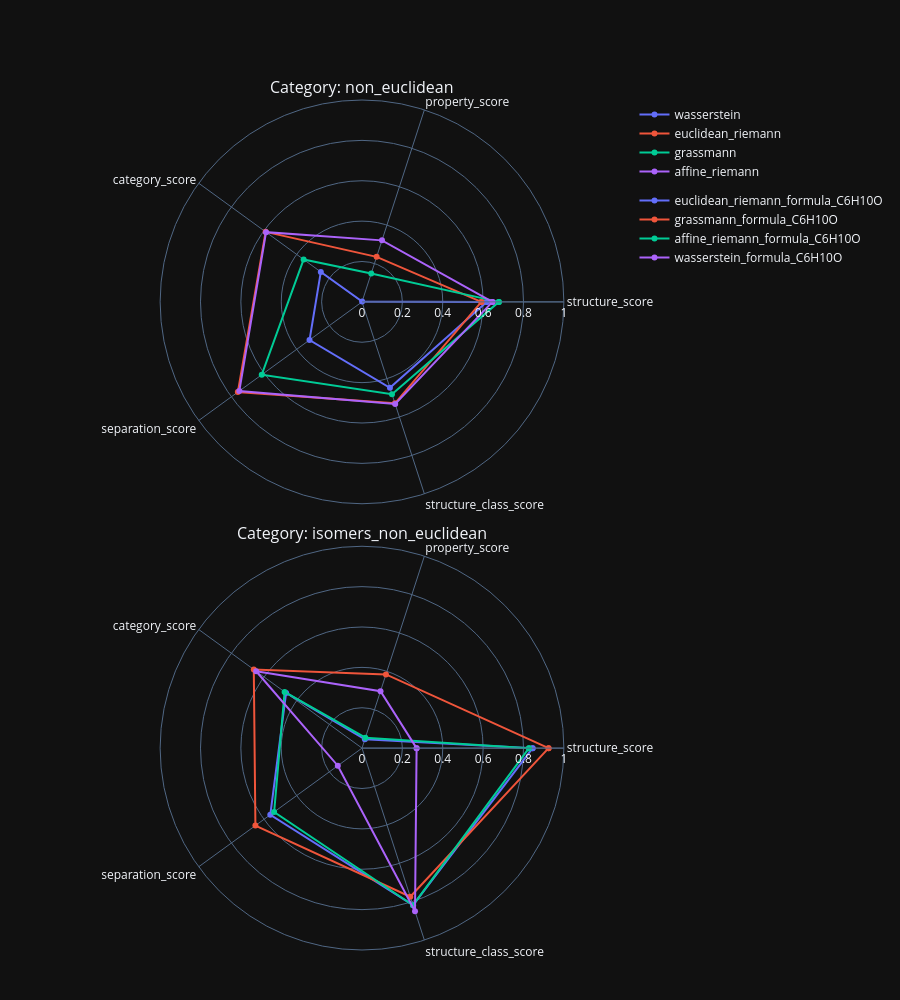

This figure's notebook cell:
### Code cell
plot_all_categories(report_data, categories = ['non_euclidean', 'isomers_non_euclidean'])

### Figure 1 — Plotly figure (JSON) as saved in the notebook; plotly's stock layout.template omitted (floating-point values rounded to 4 significant figures)
{"data": [{"legendgroup": "non_euclidean", "line": {"color": "#636EFA"}, "name": "wasserstein", "r": [0.6175, 0.002145, 0.2522, 0.3213, 0.4477, 0.6175], "subplot": "polar", "theta": ["structure_score", "property_score", "category_score", "separation_score", "structure_class_score", "structure_score"], "type": "scatterpolar"}, {"legendgroup": "non_euclidean", "line": {"color": "#EF553B"}, "name": "euclidean_riemann", "r": [0.5915, 0.2345, 0.5902, 0.7603, 0.5283, 0.5915], "subplot": "polar", "theta": ["structure_score", "property_score", "category_score", "separation_score", "structure_class_score", "structure_score"], "type": "scatterpolar"}, {"legendgroup": "non_euclidean", "line": {"color": "#00CC96"}, "name": "grassmann", "r": [0.6779, 0.1481, 0.3574, 0.6138, 0.4807, 0.6779], "subplot": "polar", "theta": ["structure_score", "property_score", "category_score", "separation_score", "structure_class_score", "structure_score"], "type": "scatterpolar"}, {"legendgroup": "non_euclidean", "line": {"color": "#AB63FA"}, "name": "affine_riemann", "r": [0.6461, 0.3203, 0.5874, 0.7513, 0.5322, 0.6461], "subplot": "polar", "theta": ["structure_score", "property_score", "category_score", "separation_score", "structure_class_score", "structure_score"], "type": "scatterpolar"}, {"legendgroup": "isomers_non_euclidean", "line": {"color": "#636EFA"}, "name": "euclidean_riemann_formula_C6H10O", "r": [0.8452, 0.04609, 0.4646, 0.5615, 0.8182, 0.8452], "subplot": "polar2", "theta": ["structure_score", "property_score", "category_score", "separation_score", "structure_class_score", "structure_score"], "type": "scatterpolar"}, {"legendgroup": "isomers_non_euclidean", "line": {"color": "#EF553B"}, "name": "grassmann_formula_C6H10O", "r": [0.9242, 0.384, 0.6626, 0.6526, 0.7737, 0.9242], "subplot": "polar2", "theta": ["structure_score", "property_score", "category_score", "separation_score", "structure_class_score", "structure_score"], "type": "scatterpolar"}, {"legendgroup": "isomers_non_euclidean", "line": {"color": "#00CC96"}, "name": "affine_riemann_formula_C6H10O", "r": [0.8272, 0.05443, 0.4739, 0.5379, 0.8182, 0.8272], "subplot": "polar2", "theta": ["structure_score", "property_score", "category_score", "separation_score", "structure_class_score", "structure_score"], "type": "scatterpolar"}, {"legendgroup": "isomers_non_euclidean", "line": {"color": "#AB63FA"}, "name": "wasserstein_formula_C6H10O", "r": [0.2704, 0.2968, 0.6481, 0.1482, 0.8497, 0.2704], "subplot": "polar2", "theta": ["structure_score", "property_score", "category_score", "separation_score", "structure_class_score", "structure_score"], "type": "scatterpolar"}], "layout": {"annotations": [{"font": {"size": 16}, "showarrow": false, "text": "Category: non_euclidean", "x": 0.5, "xanchor": "center", "xref": "paper", "y": 1, "yanchor": "bottom", "yref": "paper"}, {"font": {"size": 16}, "showarrow": false, "text": "Category: isomers_non_euclidean", "x": 0.5, "xanchor": "center", "xref": "paper", "y": 0.475, "yanchor": "bottom", "yref": "paper"}], "height": 1000, "legend": {"groupclick": "toggleitem"}, "margin": {"b": 50, "l": 100, "r": 100, "t": 100}, "polar": {"domain": {"x": [0, 1], "y": [0.525, 1]}, "radialaxis": {"range": [0, 1], "visible": true}}, "polar2": {"domain": {"x": [0, 1], "y": [0, 0.475]}, "radialaxis": {"range": [0, 1], "visible": true}}, "showlegend": true}}
